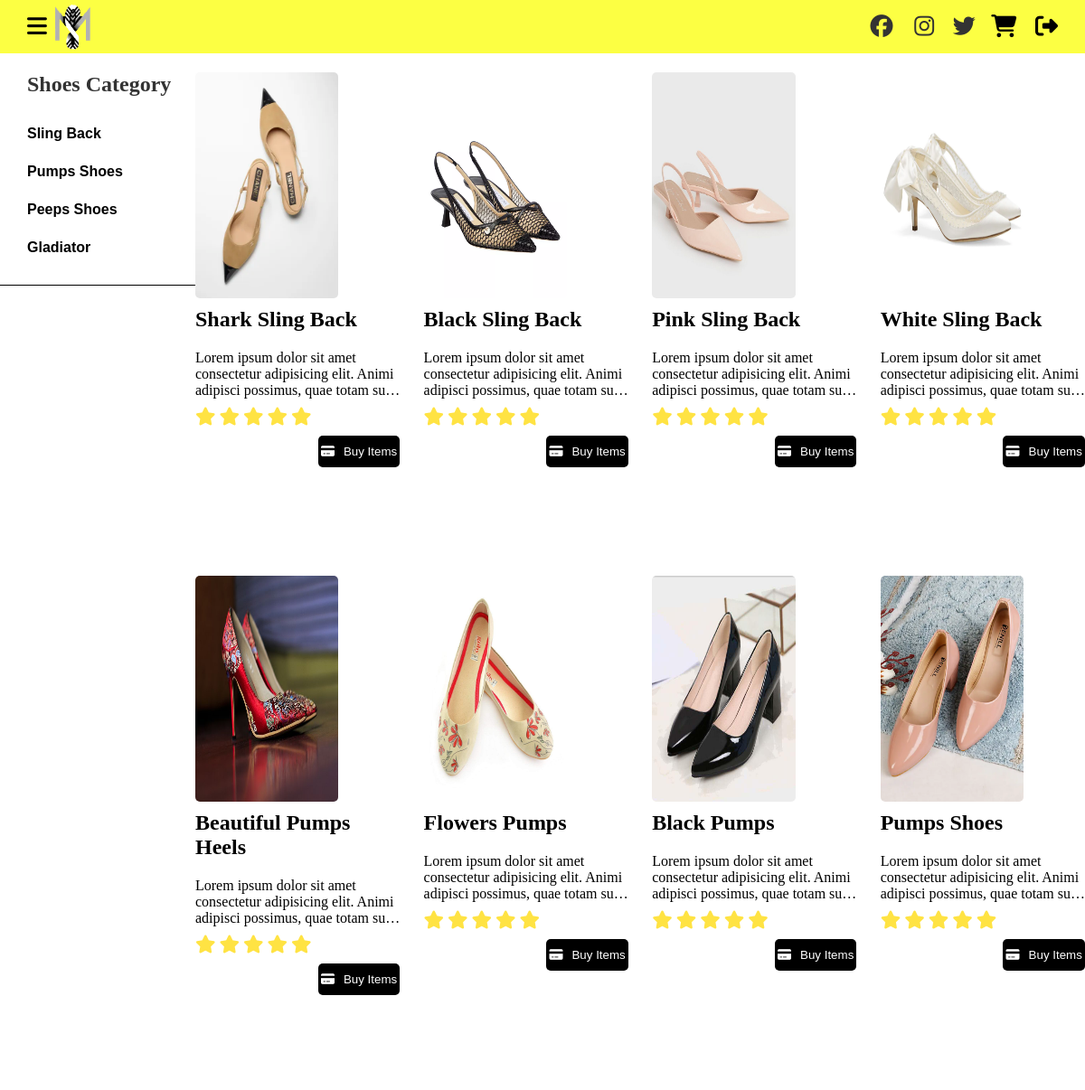
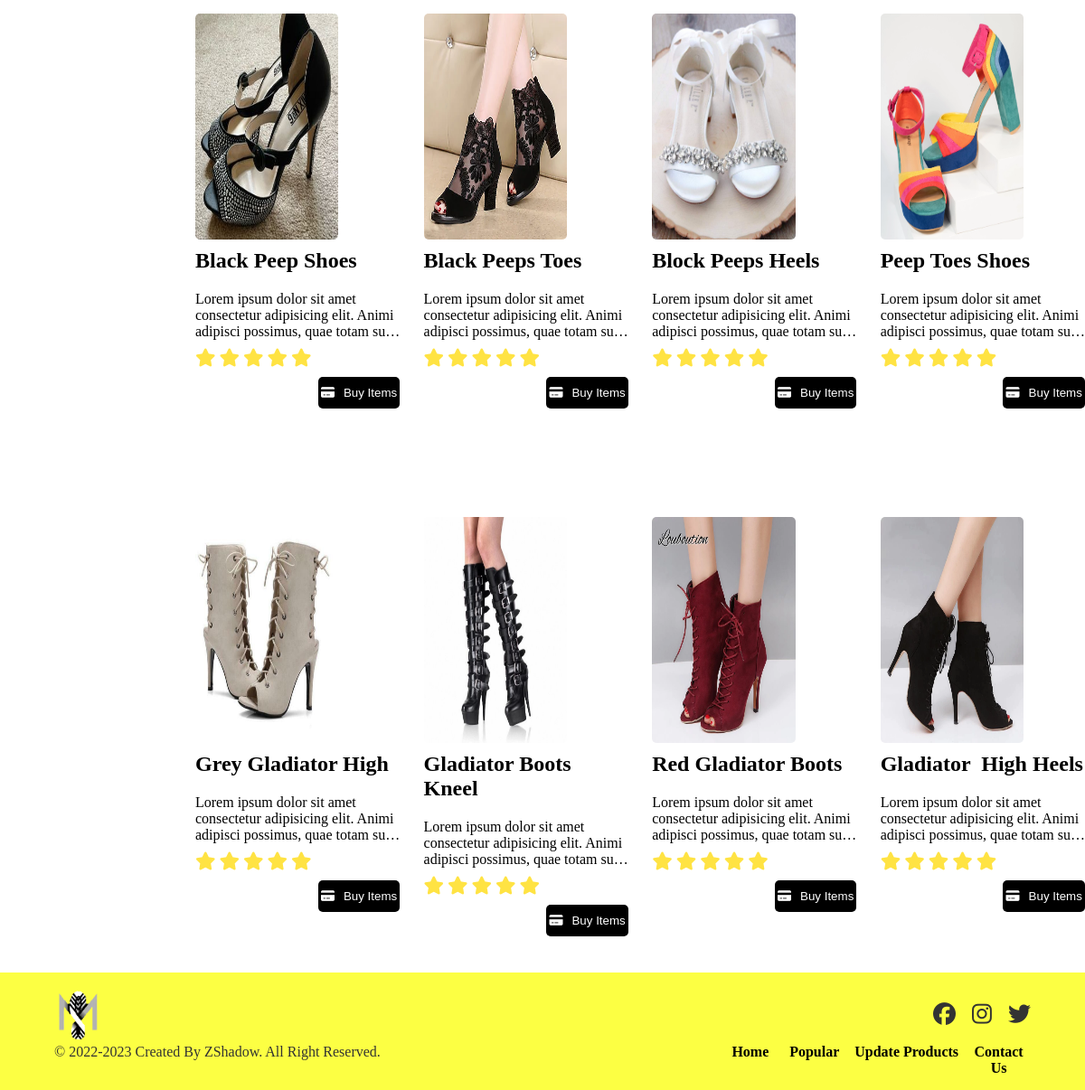
Page /Shopping/index.php (signed in) on the committed database (2 pictures, top to bottom).
### tables this page shows
CREATE TABLE `tbl_categories` (
  `id` int(11) NOT NULL,
  `category_name` varchar(255) NOT NULL,
  `created_at` datetime NOT NULL,
  `updated_at` datetime DEFAULT NULL,
  `deleted_at` datetime DEFAULT NULL
);

CREATE TABLE `tbl_products` (
  `id` int(11) NOT NULL,
  `product_img` varchar(255) NOT NULL,
  `product_name` varchar(255) NOT NULL,
  `product_description` varchar(255) NOT NULL,
  `price` int(11) NOT NULL,
  `category_name` varchar(255) NOT NULL,
  `created_at` datetime NOT NULL,
  `updated_at` datetime DEFAULT NULL,
  `deleted_at` datetime DEFAULT NULL
);

### assets/init/classes/DB.php (called while the page is built)
<?php
abstract class DB{
    private $localhost = "localhost";
    private $username = "root";
    private $password = "";
    private $dbname = "shoes_shopping";
    protected function connect() {
        try{
            $con = new PDO("mysql:host=$this->localhost; dbname=$this->dbname",$this->username,$this->password);
            $con->setAttribute(PDO::ATTR_ERRMODE,PDO::ERRMODE_EXCEPTION);
            return $con;
        } catch(PDOException $e) {
            echo $e->getMessage();
        }
    }
}
?>

### shopping/Products.php (called while the page is built, shortened)
<?php
require_once "../assets/init/classes/DB.php";
class Products extends DB{
    private $con;
    public function __construct() {
        $this->con = $this->connect();
    }
    public function product_CheckTypes(string $category_name) :iterable{
        $sql = "SELECT * FROM tbl_products WHERE category_name=:category_name ORDER BY created_at DESC";
        $stmt = $this->con->prepare($sql);
        $stmt->bindParam("category_name",$category_name,PDO::PARAM_STR);
        $stmt->execute();
        $res= $stmt->fetchAll(PDO::FETCH_OBJ);
        return $res;
    }
    public function fetch_category(){
        $sql = "SELECT * FROM tbl_categories WHERE deleted_at IS NULL ORDER BY created_at DESC";
        $stmt = $this->con->prepare($sql);
        $stmt->execute();
        $res= $stmt->fetchAll(PDO::FETCH_OBJ);
        return $res;
    }
}
?>

### shopping/index.php (the view, shortened to what this page needs)
<?php
    require_once "CheckId.php";
    require_once "Products.php";
    $products = new Products;
?>
<!DOCTYPE html>
<html lang = "en">
    <head>
        <link rel="stylesheet" href="css/index.css">
    </head>
    <body>
        <header>
            <div class="container-fluid">
                <div class="header flex-container">
                    <div class="header-logo-bars flex-container">
                        <div class="header-bars">
                            <i class="fa-solid fa-bars"></i>
                        </div>
                        <div class="header-logo">
                            <figure>
                                <img src="./images/da7854c889578743810e7970ae28671f.png" alt="logo">
                            </figure>
                        </div>
                    </div>
                    <div class="header-social flex-container">
                        <div class="icon1">
                            <i class="fa-brands fa-facebook"></i>
                        </div>
                        <div class="icon2">
                            <i class="fa fa-instagram"></i>
                        </div>
                        <div class="icon3">
                            <i class="fa fa-twitter"></i>
                        </div>
                        <div class="icon6">
                            <a href="products_card.php"><i class="fa-solid fa-cart-shopping"></i></a>
                        </div>
                        <div class="icon5" style="display:block">
                            <a href="../assets/SignOut.php"><i class="fa-solid fa-right-from-bracket"></i></a>
                        </div>
                    </div>
                </div>
            </div>
        </header>
        <main>
            <section>
                <div class="aside-products flex-container">
                    <div class="aside-category">
                        <h2>Shoes Category</h2>
                        <div class="shoes-category">
                            <nav>
                                <ul>
                            <?php
                            foreach($products->fetch_category() as $category){
                            ?>
                                <li><a href="#product-<?php echo $category->id; ?>"><?php  echo $category->category_name;?></a></li>
                            <?php
                            }
                            ?>
                                </ul>
                            </nav>
                        </div>
                    </div>
                    <div class="products-collections flex-container">
                        <?php
                            foreach($products->fetch_category() as $category){
                            foreach($products->product_CheckTypes($category->category_name) as $products_fetchAll) {
                        ?>
                        <div class="products-intro" id="product-<?php echo $category->id;?>">
                            <a href="products_collections.php?id=<?php echo $products_fetchAll->id; ?>">
                            <div class="products-img">
                                <img src="uploads/<?php echo $products_fetchAll->product_img; ?>">
                            </div>
                            <div class="products-para">
                                <h2><?php echo $products_fetchAll->product_name; ?></h2>
                                <p><?php echo $products_fetchAll->product_description; ?></p>
                            </div>
                            <div class="products-card">
                                <div class="card-vote">
                                    <i class="fa fa-star"></i>
                                    <i class="fa fa-star"></i>
                                    <i class="fa fa-star"></i>
                                    <i class="fa fa-star"></i>
                                    <i class="fa fa-star"></i>
                                </div>
                                <div class="products-btn">
                                    <button><i class="fa-solid fa-credit-card"></i>Buy Items</button>
                                </div>
                            </div>
                            </a>
                        </div>
                        <?php
                            }
                        }
                        ?>
                    </div>
                </div>
            </section>
        </main>
        <footer>
            <div class="bg-color1">
                <div class="container">
                    <div class="summary">
                        <div class="summary-logo-icon flex-container">
                            <div class="summary-logo">
                                <div class="summary-logo-img">
                                    <img src="images/da7854c889578743810e7970ae28671f.png" alt="logo">
                                </div>
                            </div>
                            <div class="summary-icons flex-container">
                                <div class="summary-social-icon">
                                    <i class="fa-brands fa-facebook"></i>
                                </div>
                                <div class="summary-social-icon">
                                    <i class="fa fa-instagram"></i>
                                </div>
                                <div class="summary-social-icon">
                                    <i class="fa fa-twitter"></i>
                                </div>
                            </div>
                        </div>
                        <div class="summary-copy-nav flex-container">
                            <div class="copy-para">
                                <p>&copy; 2022-2023 Created By ZShadow. All Right Reserved.</p>
                            </div>
                            <div class="summary-nav">
                                <nav>
                                    <ul class="flex-container">
                                        <li><a href="#">Home</a></li>
                                        <li><a href="#">Popular</a></li>
                                        <li><a href="#">Update Products</a></li>
                                        <li><a href="#">Contact Us</a></li>
                                    </ul>
                                </nav>
                            </div>
                        </div>
                    </div>
                </div>
            </div>
        </footer>
    </body>
</html>

### shopping/css/index.css (style rules this page uses)
* { margin: 0; padding: 0; box-sizing: border-box; }
body { color: #333; font-size: 100%; font-family: Cambria; }
.flex-container { display: flex; justify-content: space-between; }
.container { width: 90%; margin: 0 auto; }
.header { position: fixed; padding: 0 30px; background-color: #FCFF43; width: 100%; align-items: center; }
.header-logo-bars { width: 15%; align-items: center; }
.header-bars { width: 15%; }
.header-bars i { font-size: 25px; color: #000; cursor: pointer; }
.header-logo { width: 85%; }
.header-logo figure { line-height: 0; }
.header-logo figure img { width: 50px; }
.header-social { width: 20%; }
.icon1,.icon2,.icon3,.icon4,.icon5,.icon6 { width: 20%; text-align: right; }
.icon1 i,.icon2 i,.icon3 i,.icon4 i,.icon5 i,.icon6 i { font-size: 25px; }
.icon4 a,.icon5 a { text-decoration: none; color: #000; }
.icon5 { display: none; }
.aside-products { width: 100%; }
.aside-category { width: 18%; position: fixed; margin-top:80px; }
.aside-category h2,h3 { padding-left: 30px; }
.shoes-category { width: 100%; border-bottom: 1px solid #000; }
.aside-products nav ul { margin: 20px 0; }
.aside-products nav ul li { list-style: none; width: 100%; font-weight: bolder; font-family: Arial, Helvetica, sans-serif; color: #fff; }
.aside-category a { border-radius: 10px; display: block; color: #000; width: 100%; padding: 12px 30px; text-decoration: none; }
.products-collections { width: 82%; margin-left: auto; flex-wrap: wrap; }
.products-intro { padding-top: 80px; width: 23%; margin-bottom: 30px; transition: 0.1s ease; }
.icon6 a,.products-intro a { text-decoration: none; color: #000; }
.products-img { width: 70%; line-height: 0; }
.products-img img { width: 100%; height: 250px; border-radius: 5px; }
.products-para { width: 100%; padding-top: 10px; }
.products-para p { padding-top: 20px; --max-lines: 3; display: -webkit-box; -webkit-line-clamp: var(--max-lines); -webkit-box-orient: vertical; overflow: hidden; }
.products-card { width: 100%; padding: 10px 0; }
.products-card .card-vote { width: 100%; padding-bottom: 10px; }
.card-vote i { font-size: 20px; color: rgb(255, 227, 67); }
.products-btn { width: 100%; text-align: right; }
.products-card button { height: 35px; width: 40%; border:none; background: #000; color: #fff; border-radius: 5px; }
.products-card button i { padding-right: 10px; }
.bg-color1 { background-color: #FCFF43; }
.summary { width: 100%; padding: 15px 0; }
.summary-logo-icon { width: 100%; align-items: center; }
.summary-logo { width: 5%; }
.summary-logo-img { width: 100%; line-height: 0; }
.summary-logo-img img { width: 100%; }
.summary-icons { width: 10%; }
.summary-social-icon { font-size: 25px; }
.summary-copy-nav { width: 100%; }
.copy-para { width: 50%; }
.summary-nav { width: 32%; }
.summary-nav nav ul { width: 100%; }
.summary-nav nav ul li { list-style:none; width: 80px; font-weight:bolder; text-align: center; }
.summary-nav nav ul li:nth-child(3) { width: 150px; }
.summary-nav nav ul li a { text-decoration:none; color: #000; display: block; }

### rows in the picture
tbl_categories: category_name "Sling Back"
tbl_categories: category_name "Pumps Shoes"
tbl_categories: category_name "Peeps Shoes"
tbl_categories: category_name "Gladiator"
tbl_products: product_img (picture), product_name "Shark Sling Back", product_description "Lorem ipsum dolor sit amet consectetur adipisicing elit. Animi adipisci possimus, quae totam…"
tbl_products: product_img (picture), product_name "Black Sling Back", product_description "Lorem ipsum dolor sit amet consectetur adipisicing elit. Animi adipisci possimus, quae totam…"
tbl_products: product_img (picture), product_name "Pink Sling Back", product_description "Lorem ipsum dolor sit amet consectetur adipisicing elit. Animi adipisci possimus, quae totam…"
tbl_products: product_img (picture), product_name "White Sling Back", product_description "Lorem ipsum dolor sit amet consectetur adipisicing elit. Animi adipisci possimus, quae totam…"
tbl_products: product_img (picture), product_name "Beautiful Pumps Heels", product_description "Lorem ipsum dolor sit amet consectetur adipisicing elit. Animi adipisci possimus, quae totam…"
tbl_products: product_img (picture), product_name "Flowers Pumps", product_description "Lorem ipsum dolor sit amet consectetur adipisicing elit. Animi adipisci possimus, quae totam…"
tbl_products: product_img (picture), product_name "Black Pumps", product_description "Lorem ipsum dolor sit amet consectetur adipisicing elit. Animi adipisci possimus, quae totam…"
tbl_products: product_img (picture), product_name "Pumps Shoes", product_description "Lorem ipsum dolor sit amet consectetur adipisicing elit. Animi adipisci possimus, quae totam…"
tbl_products: product_img (picture), product_name "Black Peep Shoes", product_description "Lorem ipsum dolor sit amet consectetur adipisicing elit. Animi adipisci possimus, quae totam…"
tbl_products: product_img (picture), product_name "Black Peeps Toes", product_description "Lorem ipsum dolor sit amet consectetur adipisicing elit. Animi adipisci possimus, quae totam…"
tbl_products: product_img (picture), product_name "Block Peeps Heels", product_description "Lorem ipsum dolor sit amet consectetur adipisicing elit. Animi adipisci possimus, quae totam…"
tbl_products: product_img (picture), product_name "Peep Toes Shoes", product_description "Lorem ipsum dolor sit amet consectetur adipisicing elit. Animi adipisci possimus, quae totam…"
tbl_products: product_img (picture), product_name "Grey Gladiator High", product_description "Lorem ipsum dolor sit amet consectetur adipisicing elit. Animi adipisci possimus, quae totam…"
tbl_products: product_img (picture), product_name "Gladiator Boots Kneel", product_description "Lorem ipsum dolor sit amet consectetur adipisicing elit. Animi adipisci possimus, quae totam…"
tbl_products: product_img (picture), product_name "Red Gladiator Boots", product_description "Lorem ipsum dolor sit amet consectetur adipisicing elit. Animi adipisci possimus, quae totam…"
tbl_products: product_img (picture), product_name "Gladiator High Heels", product_description "Lorem ipsum dolor sit amet consectetur adipisicing elit. Animi adipisci possimus, quae totam…"
